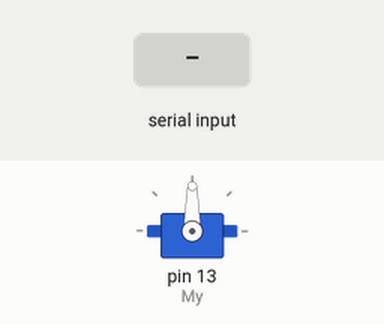
Bench run of a sketch on a simulated Arduino Uno, built with avr-gcc and run on an emulated ATmega328P. Shown: servo. The inputs (shaded band) are chosen by the test bench. What the sketch prints to the serial monitor is not drawn.

Above: at 1.2 s.
1.3 s: "30,150\n" received over Serial
At 3.3 s:
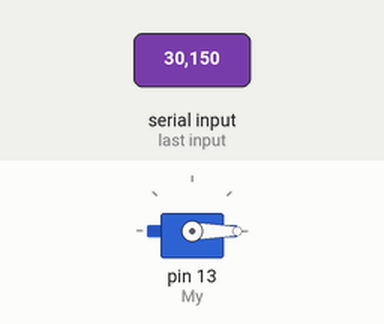
3.8 s: "90,45\n" received over Serial
At 4.1 s:
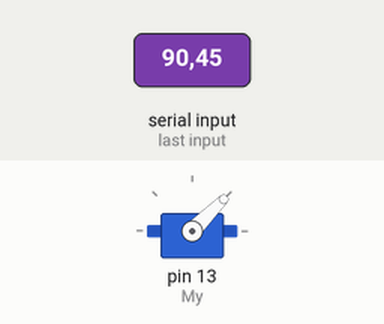
6.3 s: "200\n" received over Serial
At 7.1 s:
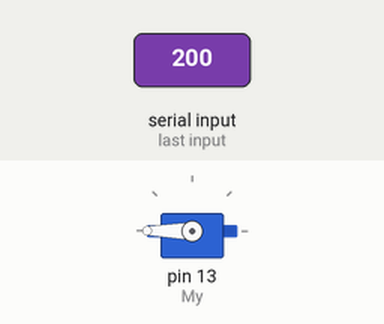
Timing chart, 0 to 9.3 s (numbered marks = the images above; inputs shaded):
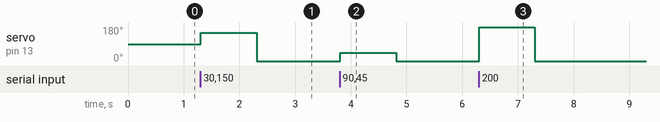

The sketch:

sketch_oct24a.ino
```cpp
#include<Servo.h>
Servo My;
int rv;
int wv;
void setup() {
  // put your setup code here, to run once:
  Serial.begin(9600);
  My.attach(13);
}
void loop() {
  // put your main code here, to run repeatedly:
Serial.print("where would you like to turn the servo?");
while(Serial.available()==0){}
rv=Serial.parseInt();
My.write(rv);
}
```

Measured:
- after the input at 1.3 s, servo on pin 13 (My): 90° → 150° at once, → 0° 1.0 s later
- after the input at 3.8 s, servo on pin 13 (My): 0° → 45° at once, → 0° 1.0 s later
- after the input at 6.3 s, servo on pin 13 (My): 0° → 180° at once, → 0° 1.0 s later
